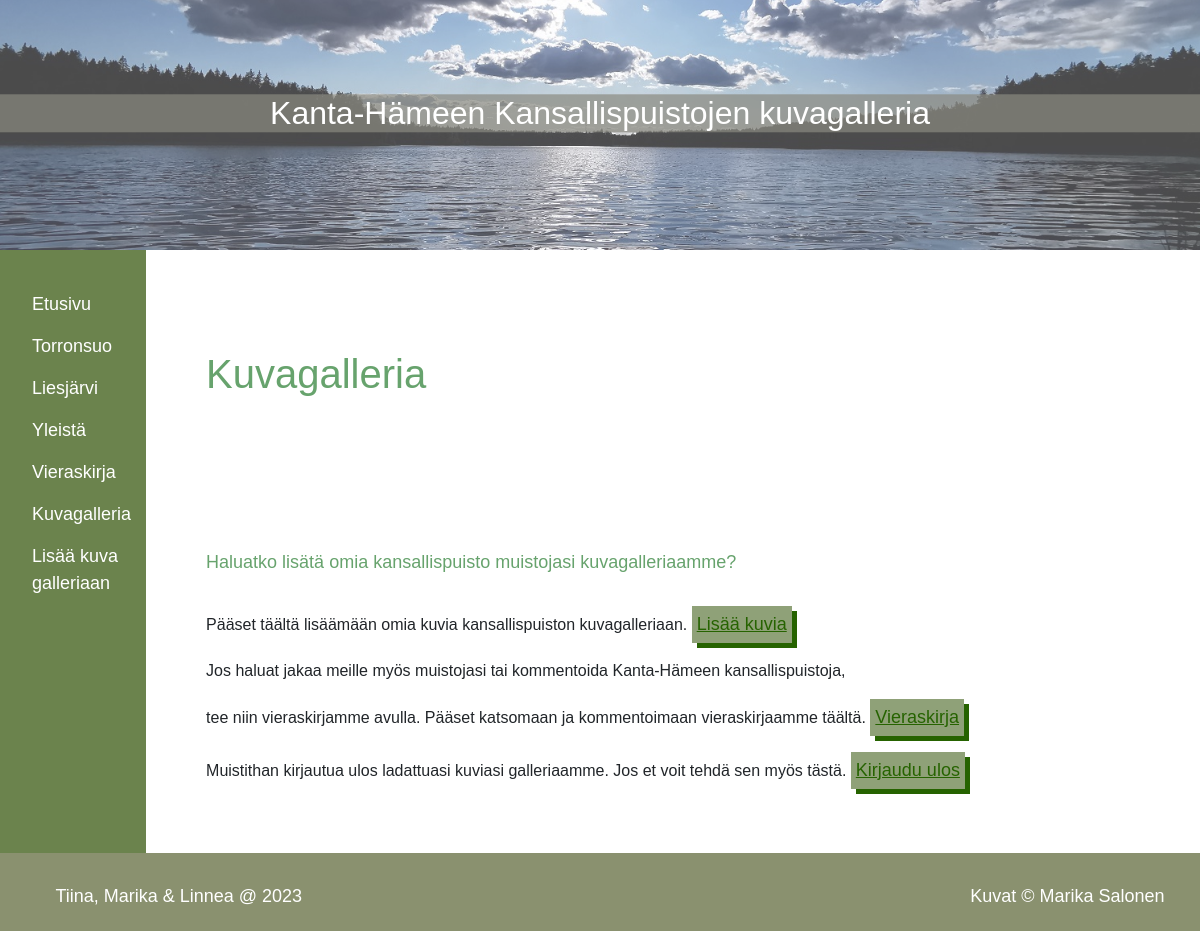
/kuvagalleria/gallery.php, run on an earlier commit of the app's database.
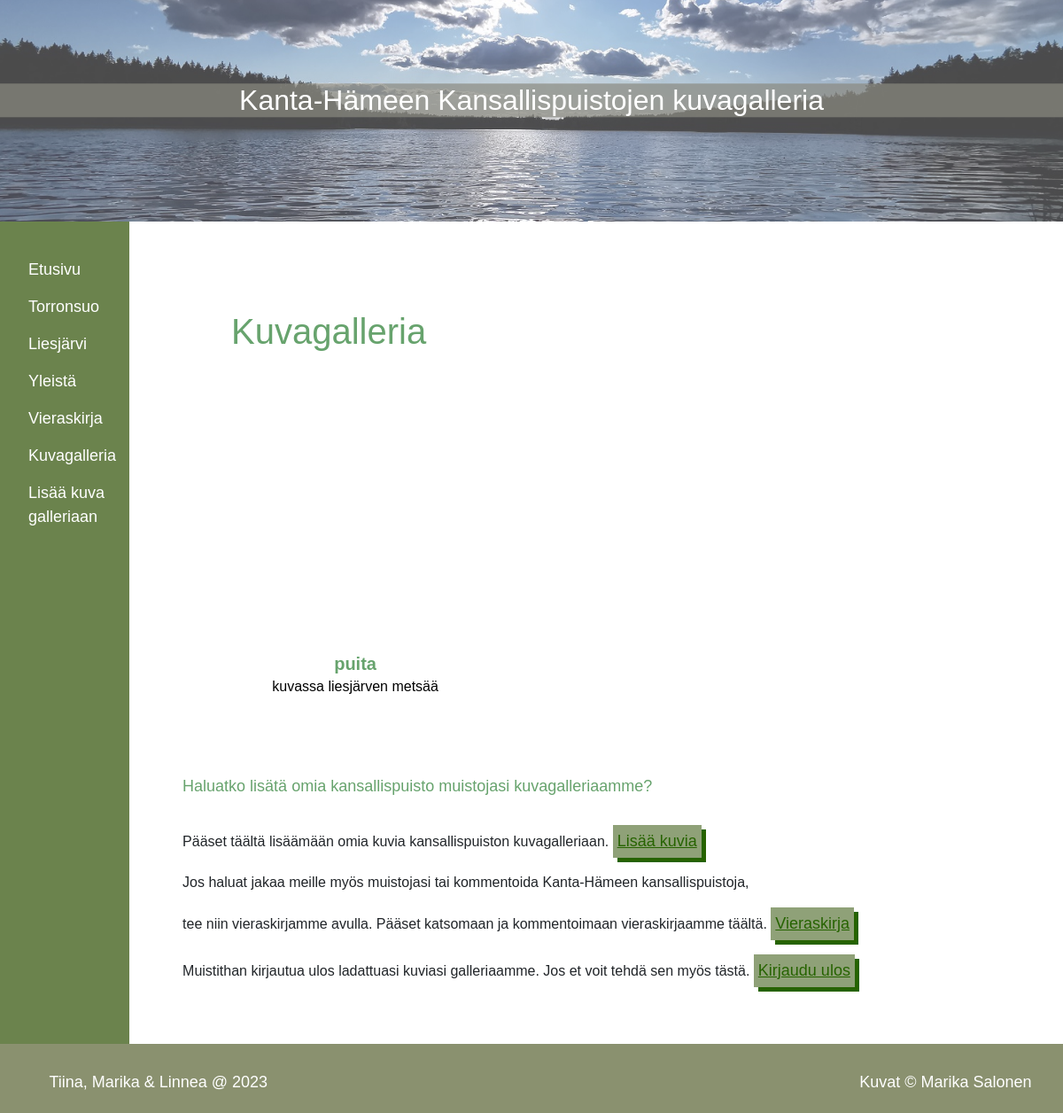
And on a later commit of the database.
### tables this page shows
CREATE TABLE `gallery` (
  `idGallery` int NOT NULL,
  `titleGallery` longtext NOT NULL,
  `descGallery` longtext NOT NULL,
  `imgFullNameGallery` longtext NOT NULL,
  `orderGallery` longtext NOT NULL
);

### kuvagalleria/gallery.php (the view, shortened to what this page needs)
<!DOCTYPE html>
<html lang="en">
<head>
    <link href="https://cdn.jsdelivr.net/npm/bootstrap@5.3.0-alpha1/dist/css/bootstrap.min.css" rel="stylesheet">
    <link rel="stylesheet" href="../assets/css/general.css">
    <link rel="stylesheet" href="../assets/css/linneastyle.css">
    <link rel="stylesheet" href="stylegallery.css">
</head>
<body>
<div class="wrapper-main">
    <header class="image row"><a href="../index.html"></a>
    <h1 class="headerfp">Kanta-Hämeen Kansallispuistojen kuvagalleria</h1>
    </header>
    <div class="main">
        <nav class="nav flex-column">
            <ul class="margin">
                <li><a href="../index.html">Etusivu</a></li>
                <li><a href="../page1.html">Torronsuo</a></li>
                <li><a href="../page2.html">Liesjärvi</a></li>
                <li><a href="../page3.html">Yleistä</a></li>
                <li><a href="../page4.php">Vieraskirja</a></li>
                <li><a href="gallery.php">Kuvagalleria</a></li>
                <li><a href="uploadlomake.php">Lisää kuva<br>galleriaan</a></li>
            </ul>
        </nav>
        <main>
        <section class="gallery-links">
        <h1 class="h1">Kuvagalleria</h1><br><br>
            <div class="wrapper">
                <div class="gallery-container">
                    <?php
                        include_once './dbh.inc.php';
                        $sql = "SELECT * FROM gallery ORDER BY orderGallery DESC";
                        $stmt = mysqli_stmt_init($conn);
                        if(!mysqli_stmt_prepare($stmt, $sql)){
                            echo "SQL statement failed!";
                        }
                        else{
                            mysqli_stmt_execute($stmt);
                            $result = mysqli_stmt_get_result($stmt);
                            while($row= mysqli_fetch_assoc($result)){
                                echo ' <a href="#">
                                <div class="dal" style="background-image: url(uploads/'.$row["imgFullNameGallery"].');"></div>
                                <h3 class="al">'.$row["titleGallery"].'</h3>
                                <p class="pal">'.$row["descGallery"].'</p>
                                </a>';
                            }
                        }
                    ?>
                </div>
            </div>
        </section>
        <section class="lomakkeelle">
            <div>
                <br><br>
                <h2>Haluatko lisätä omia kansallispuisto muistojasi kuvagalleriaamme?</h2><br>
                <p>Pääset täältä lisäämään omia kuvia kansallispuiston kuvagalleriaan. <a class="marnie" href="uploadlomake.php">Lisää kuvia</a></p>
                <p>Jos haluat jakaa meille myös muistojasi tai kommentoida Kanta-Hämeen kansallispuistoja,
                <p>tee niin vieraskirjamme avulla. Pääset katsomaan ja kommentoimaan vieraskirjaamme täältä. <a class="marnie" href="../page4.php">Vieraskirja</a></p>
                <p>Muistithan kirjautua ulos ladattuasi kuviasi galleriaamme. Jos et voit tehdä sen myös tästä. <a class='marnie' href='kirjauduulos.php'>Kirjaudu ulos</a></p>
                <br><br>
            </div>
        </section>
        </main>
    </div>
    <footer class="row">
        <div style="clear: both;">
            <p class="eka">Tiina, Marika & Linnea @ 2023</p>
            <p class="toka">Kuvat © Marika Salonen</p>
        </div>
    </footer>
                    </div>
</body>
</html>

### assets/css/general.css (style rules this page uses)
.main { display: flex; flex-direction: row; }
header { background-color: rgb(89, 89, 76,.5); }
h1 { color: rgb(255, 255, 255); font-size:xx-large; font-family: Arial, Helvetica, sans-serif; }
h2 { font-size: large; color:rgb(103, 163, 109); font-family: Arial, Helvetica, sans-serif; }
li { list-style: none; font-family: Arial, Helvetica, sans-serif; font-size:large; text-align: left; padding-bottom: 15px; }
p { font-family: Arial, Helvetica, sans-serif; }
nav { color:rgb(255, 255, 255); text-decoration: none; background-color:rgb(107, 131, 77); margin: 0px; text-align: left; padding: 15px; display: flex; flex-direction: column; }
section { display: flex; flex-direction: column; }
footer { background-color:rgb(138, 145, 111); padding-top: 30px; padding-bottom: 5px; padding-left: 20px; text-align: left; color: rgb(255, 255, 255); font-size: 25px; }
a { color:rgb(255, 255, 255); text-decoration: none; }
.eka { float: left; margin-left: 3%; font-size: large; color: #ffffff; }
.toka { float: right; margin-right: 3%; font-size: large; color: #ffffff; }
ul.margin { margin-top: 20%; }

### assets/css/linneastyle.css (style rules this page uses)
.image { background-color: rgb(143, 168, 149); background-image:url("../images/Torronsuo5_2.jpg"); opacity: 0.7; height: 250px; background-repeat: no-repeat; background-size:cover; background-position: center; margin: 0px; }
.headerfp { position:absolute; top: 125px; left: 50%; transform: translate(-50%, -80%); background-color: rgb(89, 89, 76,.7); text-align: center; color: rgb(255, 255, 255); font-size:xx-large; font-family: Arial, Helvetica, sans-serif; padding-left: 20px; padding-right: 20px; }

### kuvagalleria/stylegallery.css (style rules this page uses)
* { font-size: 100%; vertical-align: baseline; }
article,aside,details,figcaption,figure,footer,header,hgroup,menu,nav,section { display: block; }
nav ul { list-style: none; }
header { width:100%; padding-right: 10%; }
header.image { background-image:url("../assets/images/Liesjarvi7_2.jpg")!important; }
header a { margin: 50px; }
main { padding-top: 100px; display: block; margin-left: 60px; width: 75%; }
section { display:inline-block; block-size: auto; width:fit-content; }
.wrapper { margin: 0 auto 0 60px; display:inline-block; block-size: auto; width: 100%; }
.gallery-links { margin-bottom: 30px ; }
.gallery-links div { margin-bottom: 10px 10px 0 ; height: 100%; float:left; }
.gallery-links .gallery-container { width:fit-content; height: auto; margin: 20px 10px 0px; }
.gallery-container { display: flex; flex-direction: row; flex-wrap: wrap; justify-content: flex-start; align-content: flex-start; }
.gallery-container a { width: 230px; margin: 20px 10px 0; display: inline; }
.gallery-container a div { width: 100%; height: 235px; background-position: center; background-repeat: no-repeat; background-size: cover; }
.gallery-links .gallery-container a h3 { font-family:Arial, Helvetica, sans-serif; font-size: 20px; font-weight: 550; color: rgb(103, 163, 109); text-align: center; padding-top: 16px; }
.gallery-links .gallery-container p { font-family:Arial, Helvetica, sans-serif; font-size: 16px; font-weight: 530; color: black; text-align: center; }
.h1 { text-align: center; color: rgb(103, 163, 109); }
div.dal { margin-bottom: 10px; }
h3.al { line-height: 1; }
p.pal { line-height: 1; }
a.marnie { color: rgb(38, 99, 0); font-size: large; background-color: rgba(107, 131, 77, 0.758); display: inline-block; box-shadow: 5px 5px; padding: 5px; text-decoration: underline; text-align: center; }

What changed in the data, as far as the page shows it:
added gallery: titleGallery "puita", descGallery "kuvassa liesjärven metsää"
